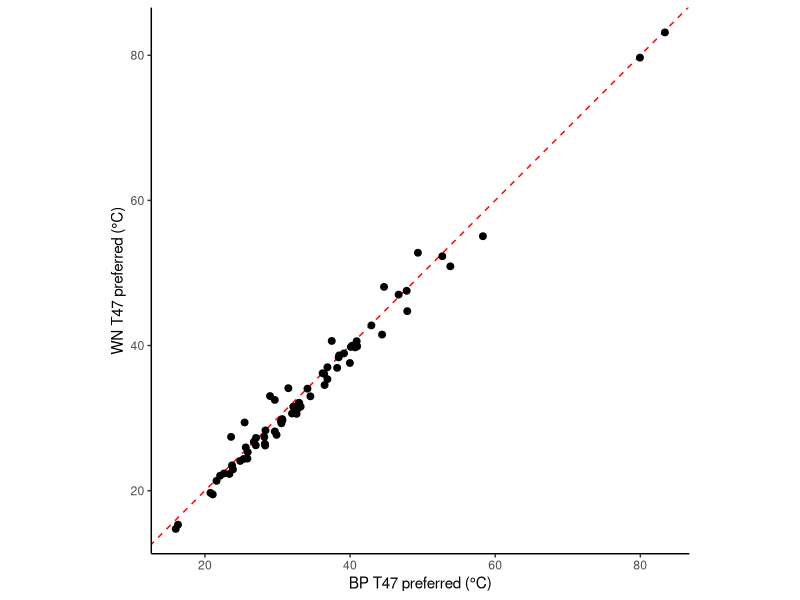

R code for this plot: (Note: this script raises an error after producing the figure.)
library(tidyverse)
library(here)

# ---- Load data ----
BP_corrections <- read_csv(
  here("data", "junkyard data", "IPL_D47_Bens_corrections.csv")
)

names(BP_corrections)

WN_corrections <- read_csv(
  here("data", "junkyard data", "IPL_D47_Wills_corrections.csv")
)

names(WN_corrections)
BP_summary <- read_csv(
  here("data", "junkyard data", "BHB Paleogene Summary May 2026-1.csv")
)

names(BP_summary)
# ---- Clean Will sample IDs ----
WN_corrections_clean <- WN_corrections %>%
  mutate(
    MLA_horizon_id = gsub("'", "", `'SampleID'`),
    MLA_horizon_id = sub("-(01|02|03)$", "", MLA_horizon_id)
  )

# ---- Check IPLnum overlap ----
bp_only_IPLnums <- setdiff(BP_corrections$IPLnum, WN_corrections_clean$IPLnum)
wn_only_IPLnums <- setdiff(WN_corrections_clean$IPLnum, BP_corrections$IPLnum)

bp_only_IPLnums
wn_only_IPLnums

# ---- Compare shared corrections ----
comparison <- inner_join(
  BP_corrections %>%
    select(IPLnum, BP_T47 = T47_preferred),
  WN_corrections_clean %>%
    select(IPLnum, WN_T47 = T47_preferred),
  by = "IPLnum"
) %>%
  mutate(
    diff_C = WN_T47 - BP_T47
  )

ggplot(comparison, aes(x = BP_T47, y = WN_T47)) +
  geom_abline(
    slope = 1,
    intercept = 0,
    linetype = 2,
    color = "red"
  ) +
  geom_point(size = 2) +
  coord_equal() +
  theme_classic() +
  labs(
    x = "BP T47 preferred (°C)",
    y = "WN T47 preferred (°C)"
  )

comparison %>%
  summarise(
    n = n(),
    mean_diff_C = mean(diff_C, na.rm = TRUE),
    sd_diff_C = sd(diff_C, na.rm = TRUE),
    rmse_C = sqrt(mean(diff_C^2, na.rm = TRUE)),
    max_abs_diff_C = max(abs(diff_C), na.rm = TRUE)
  )

# ---- Pull WN-only corrections and add strat height ----
WN_only <- WN_corrections_clean %>%
  filter(IPLnum %in% wn_only_IPLnums) %>%
  select(
    IPLnum,
    MLA_horizon_id,
    IPLD47_mean_T47_C = T47_preferred
  ) %>%
  left_join(
    IPL_sample_list %>%
      select(MLA_horizon_id, strat_height_m),
    by = "MLA_horizon_id"
  ) %>%
  arrange(IPLnum)

WN_only

# ---- Check unmatched MLA horizon IDs ----
WN_only %>%
  filter(is.na(strat_height_m))

# ---- Save output ----
write_csv(
  WN_only,
  here("data", "processed", "WN_only_corrections.csv")
)
